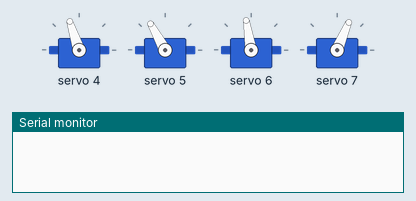
A sketch run on a simulated Arduino Uno, built with avr-gcc and run on an emulated ATmega328P. On the bench: 4 × servo, the last lines printed to the serial monitor.

Above: at 0.2 s.
At 5.4 s:
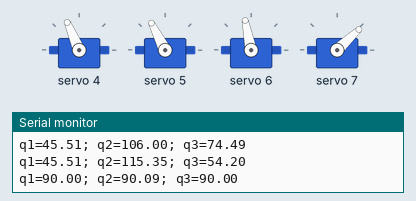
At 8.2 s:
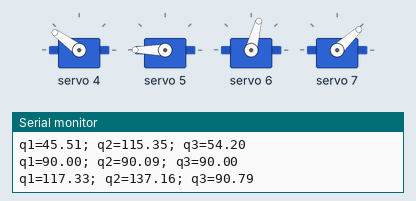
At 11.9 s:
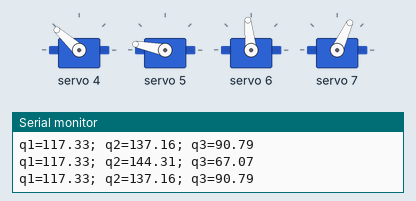
At 19.8 s:
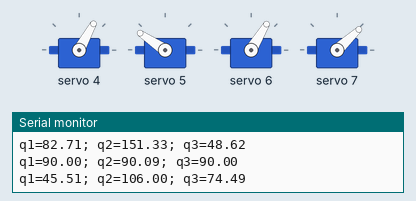
At 30.5 s:
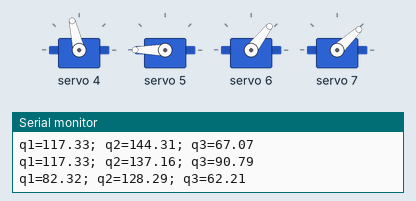
Timing chart, 0 to 34.4 s (numbered marks = the images above):
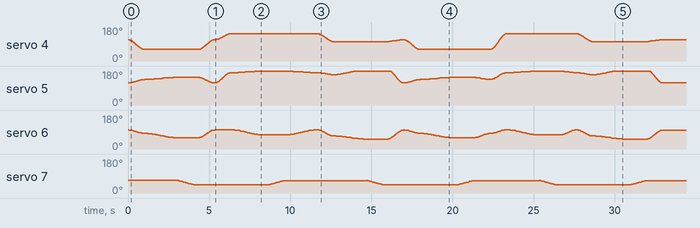

The sketch:

axis_control_empty_original.ino
```cpp
#include <Adafruit_PWMServoDriver.h>
Adafruit_PWMServoDriver pwm = Adafruit_PWMServoDriver();

#define MIN_PWM 130
#define MAX_PWM 570

#define GRIPPER_CLOSED 25
#define GRIPPER_OPENED 50
#define JOINTS 3

typedef struct
{
double l0;
double h1;
double l1;
double l2;
double l3;
double l3I;
double l3O;
double l4;
double l5;
double d5;
} RobotParams_t;
RobotParams_t params={5.0,64.5,15.1,80.0,80.0,23.9,35.0,80.0,52.0,5.0};

typedef struct
{
double x;
double y;
double z;
} RobotPosition_t;
RobotPosition_t pT0={params.l0+params.l1+params.l3+params.l5,-params.d5,params.h1+params.l2}; //{152.1,-5.0,144.5}
RobotPosition_t pT1={120.0,-120.0, 120.0};
RobotPosition_t pT2={120.0,-120.0, 90.0};
RobotPosition_t pT3={190.0, 90.0, 120.0};
RobotPosition_t pT4={190.0, 90.0, 80.0};
RobotPosition_t pT5={190.0, -30.0, 90.0};
RobotPosition_t pT6={200.0, -30.0, 50.0};
typedef struct
{
    uint8_t pin;
    int offset;
    int min_pos;
    int max_pos;
} RobotServo_t;

RobotServo_t robotServos[JOINTS]={{4,0,0,180},{5,2,50,170},{6,-5,30,120}};
RobotServo_t robotGripper={7,0,30,50};

//TODO: Define several configurations
double qN[JOINTS]={0.0,0.0,0.0};
double q0[JOINTS]={90.0,90.0,90.0};

#define TIMEgriper 50
#define TIMEuno 1
#define TIMEdos 2
void setup() {
  Serial.begin(115200);
  //Initializes the PCA9685 servo driver
  pwm.begin();
  pwm.setPWMFreq(50);
  //Sets the servo to the initial position
  for (int i=0;i<JOINTS;i++){writeServo(robotServos[i],(int)q0[i]);}
  writeServo(robotGripper,GRIPPER_OPENED);
  MyTask();
}

void loop()
{

}

void writeServo(const RobotServo_t &servo, int angle)
{
  angle=constrain(angle+servo.offset,servo.min_pos,servo.max_pos);

  int pulse_width;
  pulse_width   = map(angle+servo.offset, 0, 180, MIN_PWM, MAX_PWM);
  pwm.setPWM(servo.pin,0,pulse_width);
}

void detachServo(const RobotServo_t &servo)
{
  pwm.setPWM(servo.pin,0,0);
}

void moveAbsJ(const RobotServo_t robotServos[JOINTS], const double q0[JOINTS], const double qt[JOINTS], const double T)
{
  double a[JOINTS],b[JOINTS],c[JOINTS],d[JOINTS],q,t,t0;
  //TODO: Compute trajectory parameters for each joint
  for(int i=0;i<JOINTS;i++)
  {
    a[i]=-2*(qt[i]-q0[i])/pow(T,3);
    b[i]=3*(qt[i]-q0[i])/pow(T,2);
    c[i]=0.0;
    d[i]=q0[i];
  }
  t0=millis()/1000.0;
  t=0.0;
  while(t<T)
  {
    for (int i=0;i<JOINTS;i++)
    {
      //TODO: Evaluate the trajectory for joint "i" at time "t" and store the result in "q".
      q=a[i]*pow(t,3)+b[i]*pow(t,2)+c[i]*t+d[i];
      writeServo(robotServos[i],(int)q);
    }
    delay(20);
    t=millis()/1000.0-t0;
  }
}

void moveJ(const RobotServo_t robotServos[JOINTS],const double q0[JOINTS], const RobotPosition_t target, const float T, const RobotParams_t &params)
{
  double qT[JOINTS];
  inverseKin(target, params, qT);
  moveAbsJ(robotServos,q0,qT,T);
  Serial.print("q1=");Serial.print(qT[0]);
  Serial.print("; q2="); Serial.print(qT[1]);
  Serial.print("; q3="); Serial.println(qT[2]);
  for(int i=0;i<JOINTS;i++)
  {
    qN[i]=qT[i];
  }
}

void inverseKin(const RobotPosition_t &target,const RobotParams_t &params, double *q)
{
  double q1=atan2(target.x-params.l0, -target.y)+asin(params.d5/sqrt(pow(target.x-params.l0,2)+pow(target.y,2)));
  q[0]=q1*180/M_PI;
  double pw[JOINTS]={target.x+(-params.l5*sin(q1)-params.l0),target.y+(params.l5*cos(q1)),target.z+0};
  double r=sqrt(pow(pw[0],2)+pow(pw[1],2))-params.l1;
  double ze=pw[2]-params.h1;
  double alfa=atan(ze/r);
  double s=sqrt(pow(r,2)+pow(ze,2));
  double gamma=acos((pow(params.l2,2)+pow(params.l3,2)-pow(s,2))/(2*params.l2*params.l3));
  double beta=acos((pow(s,2)+pow(params.l2,2)-pow(params.l3,2))/(2*s*params.l2));
  double q2=M_PI-alfa-beta;
  q[1]=q2*180/M_PI;
  double q3_0=M_PI-gamma;
  double e=sqrt(pow(params.l3,2)+pow(params.l2,2)-2*params.l3*params.l2*cos(q3_0));
  double psi=asin((params.l3*sin(q3_0))/e);
  double phi=acos((pow(e,2)+pow(params.l2,2)-pow(params.l4,2))/(2*e*params.l3));
  double q3=psi+phi+M_PI/2-q2;
  q[2]=q3*180/M_PI;
}

void OpenGripper(void)
{
  for(int i=GRIPPER_CLOSED;i<GRIPPER_OPENED;i++)
  {
    writeServo(robotGripper, i);
    delay(TIMEgriper);
  }
  detachServo(robotGripper);
}

void CloseGripper(void)
{
  for(int i=GRIPPER_OPENED;i>GRIPPER_CLOSED;i--)
  {
    writeServo(robotGripper, i);
    delay(TIMEgriper);
  }
  detachServo(robotGripper);
}

void MyTask(void)
{
  moveJ(robotServos, q0, pT1, TIMEuno, params);
  moveJ(robotServos, qN, pT2, TIMEdos, params);
  CloseGripper();
  moveJ(robotServos, qN, pT0, TIMEuno, params);
  moveJ(robotServos, qN, pT3, TIMEuno, params);
  moveJ(robotServos, qN, pT4, TIMEdos, params);
  OpenGripper();
  moveJ(robotServos, qN, pT3, TIMEdos, params);
  moveJ(robotServos, qN, pT5, TIMEuno, params);
  moveJ(robotServos, qN, pT6, TIMEdos, params);
  CloseGripper();
  moveJ(robotServos, qN, pT0, TIMEuno, params);
  moveJ(robotServos, qN, pT1, TIMEuno, params);
  moveJ(robotServos, qN, pT2, TIMEdos, params);
  OpenGripper();
  moveJ(robotServos, qN, pT1, TIMEuno, params);
  moveJ(robotServos, qN, pT3, TIMEuno, params);
  moveJ(robotServos, qN, pT4, TIMEdos, params);
  CloseGripper();
  moveJ(robotServos, qN, pT3, TIMEuno, params);
  moveJ(robotServos, qN, pT5, TIMEuno, params);
  moveJ(robotServos, qN, pT6, TIMEdos, params);
  OpenGripper();
  moveJ(robotServos, qN, pT0, TIMEuno, params);

  for (int i=0;i<JOINTS;i++){detachServo(robotServos[i]);}
  detachServo(robotGripper);
  delay(2000);
}
```
